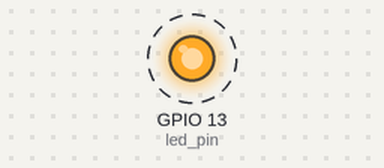
Simulated run of this program. Board: ESP32 board running MicroPython. Parts: output pins drawn as LEDs (lit = HIGH). Dashed ring = blinking.

Above: at 0.2 s.
Timing chart, 0 to 3.0 s (numbered marks = the images above):
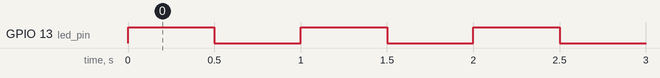

The program:

main.py
```python
'''
 * Docente:          Leopoldo André Dutra Lusquino Filho
 * Discente:         Cesar Augusto Mendes Cordeiro da Silva
 * GitHub:           https://github.com/Cesarquatro
 * Simulador online: https://wokwi.com/projects/359809378942785537
 * Aula 1 - Blink
 * 21/03/2023
'''
#Importação de bibliotecas
import machine as mc  #microcontroladores
import time           #manipulação de tempo (delay)

#Define a porta e o modo do pino como saída
'''
No arduino:
#define led_pin 25;
pinMode(led_pin, OUTPUT);

'''
led_pin = mc.Pin(13, mc.Pin.OUT)

#Loop infinito | Seria o 'void loop()' no arduino
while True:
    led_pin.on()     #led ligado
    time.sleep(0.5)  #espere 0.5[s]
    led_pin.off()    #led ligado
    time.sleep(0.5)  #espere 0.5[s]
```

Measured:
- by itself, GPIO 13 (led_pin): alternates HIGH for 0.50 s and LOW for 0.50 s
